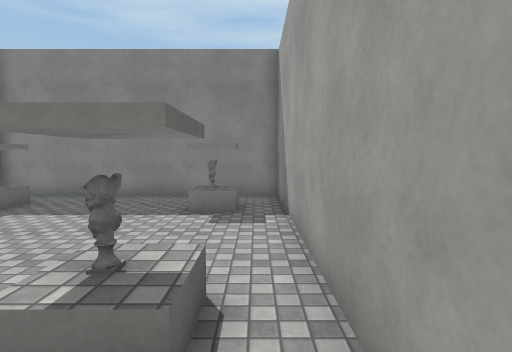
View 1 (above)

16 first-person views from a walk through a scene from a Unity 3-D project. The camera is 1.5 m above the floor, tilts 4° down and sees 80° across. Doors are open. The floor is counted in squares, 1 m on a side. Each view is taken from the middle of a square. On the plan, view 1 faces up. The plan holds only what a view shows up to about 15 squares ahead; the rest is blank. The place goes on beyond the plan. The player is left out. Some surface patterns are stand-ins.

View 2
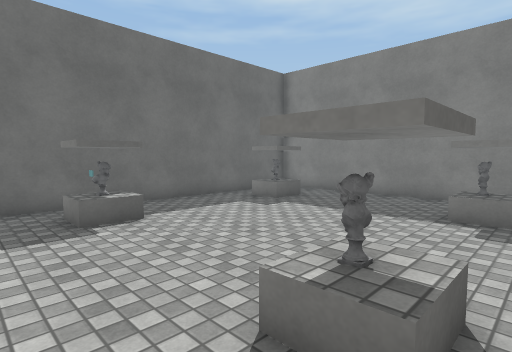

View 3
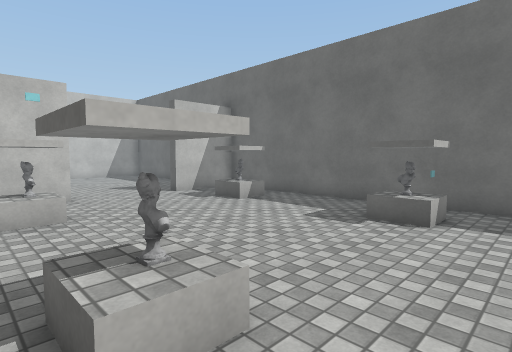

View 4
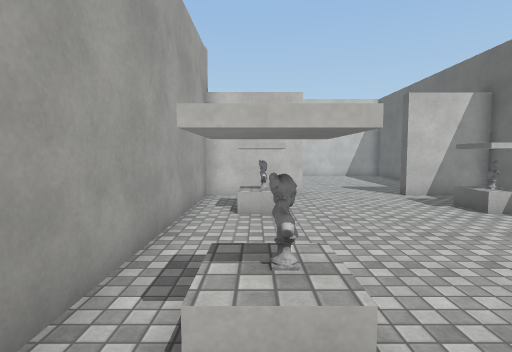

View 5
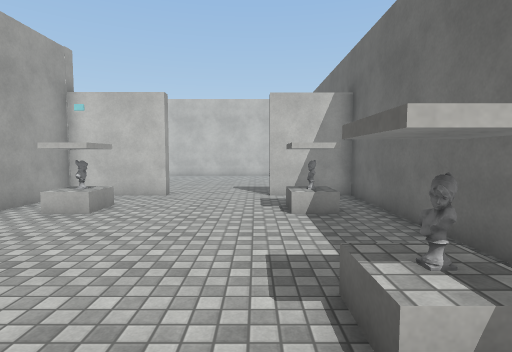

View 6
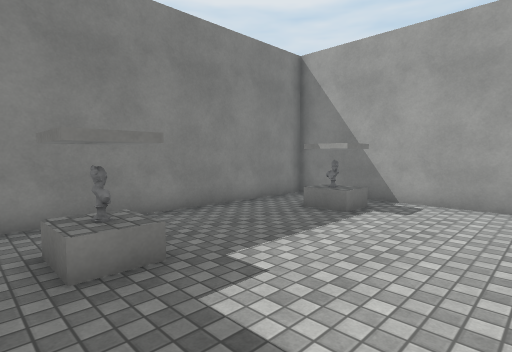

View 7
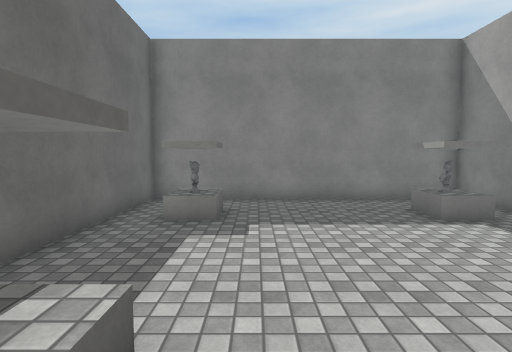

View 8
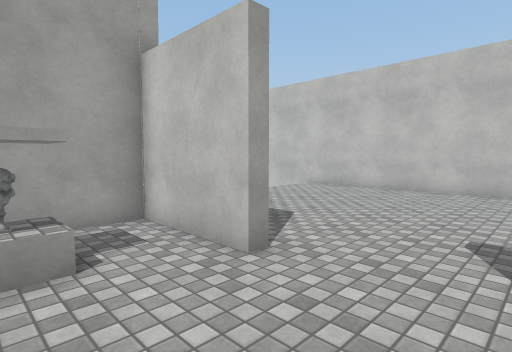

View 9
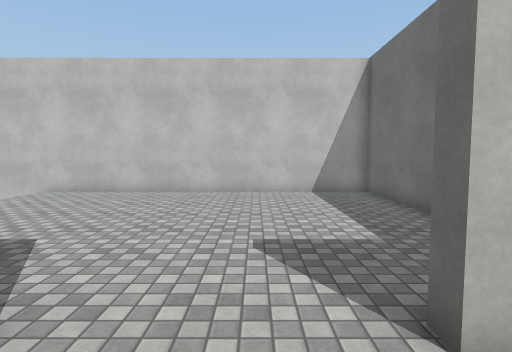

View 10
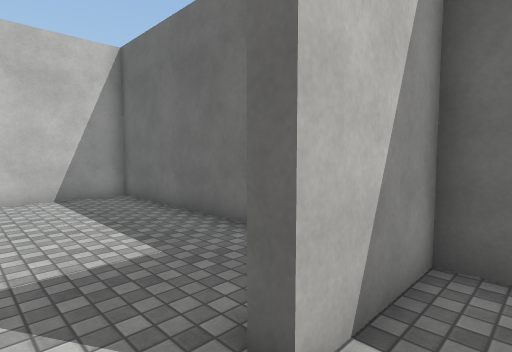

View 11
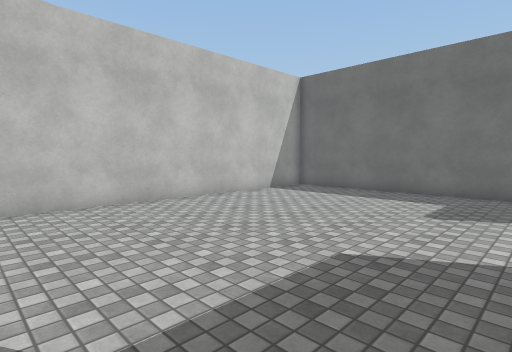

View 12
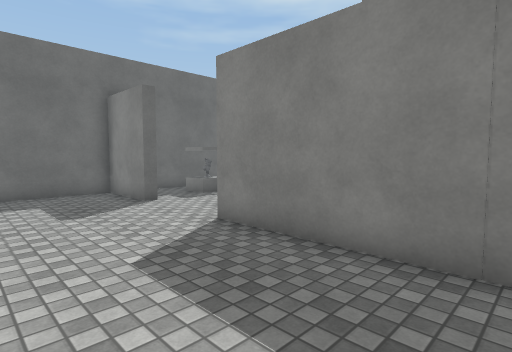

View 13
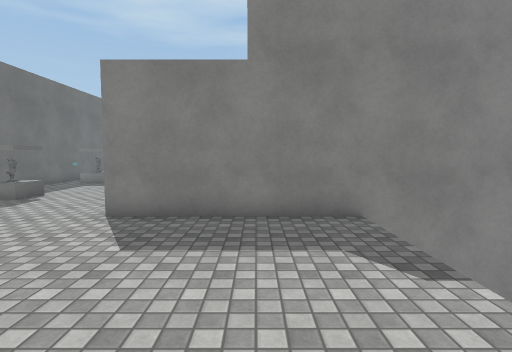

View 14
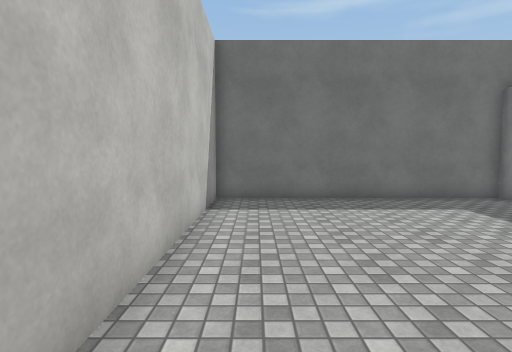

View 15
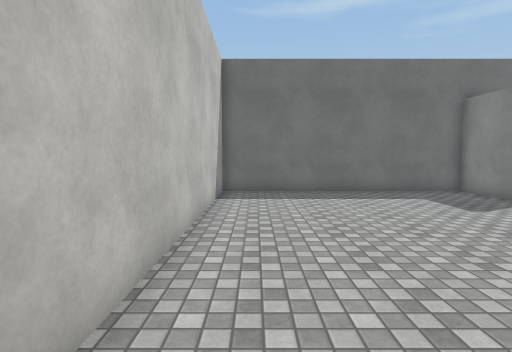

View 16
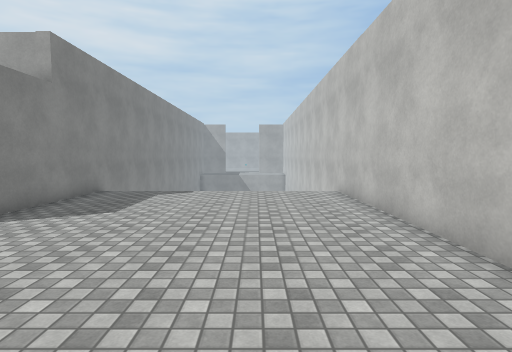

### Floor plan
Key: @ floor where view 1 was taken; # wall or solid block; . floor; D open door; v drop or lower ground; O other object.
Columns run from 10 left of view 1 to 6 right of it. Each row starts with its distance up from view 1.
 12 ############
 11 #..........#
 10 #..........#
  9 #.OO....OO.#
  8 #.OO....OO.#
  7 #..........#
  6 #..........#
  5 #..........#
  4 #..........#
  3 #.OO....OO.#
  2 #.OO....OO.#
  1 #..........#
  0 #.........@#
 -1 #..........#
 -2 #..........#
 -3 #.OO....OO.#
 -4 #.OO....OO.#
 -5 #..........#
 -6 ####DDDD#######
 -7 #.............vvv
 -8 #.............v
 -9 #.............v
-10 #.............v
-11 #.............v
-12 #.............
-13 #.............
-14 #.............
-15 #.............
-16 #.............vvv
-17 ###############

Where each view was taken, in squares from view 1:
view 1: 0 up, 0 right, facing up
view 2: 0 up, 0 right, facing up-left
view 3: 5 up, 0 right, facing down-left
view 4: 5 up, 1 left, facing down
view 5: 5 up, 6 left, facing down
view 6: 4 up, 9 left, facing up-right
view 7: 1 up, 6 left, facing up
view 8: 3 down, 6 left, facing down-right
view 9: 4 down, 5 left, facing down
view 10: 5 down, 5 left, facing down-left
view 11: 7 down, 3 right, facing down-left
view 12: 11 down, 3 right, facing up-left
view 13: 14 down, 1 right, facing up
view 14: 15 down, 1 right, facing left
view 15: 15 down, 3 right, facing left
view 16: 13 down, 9 left, facing right
